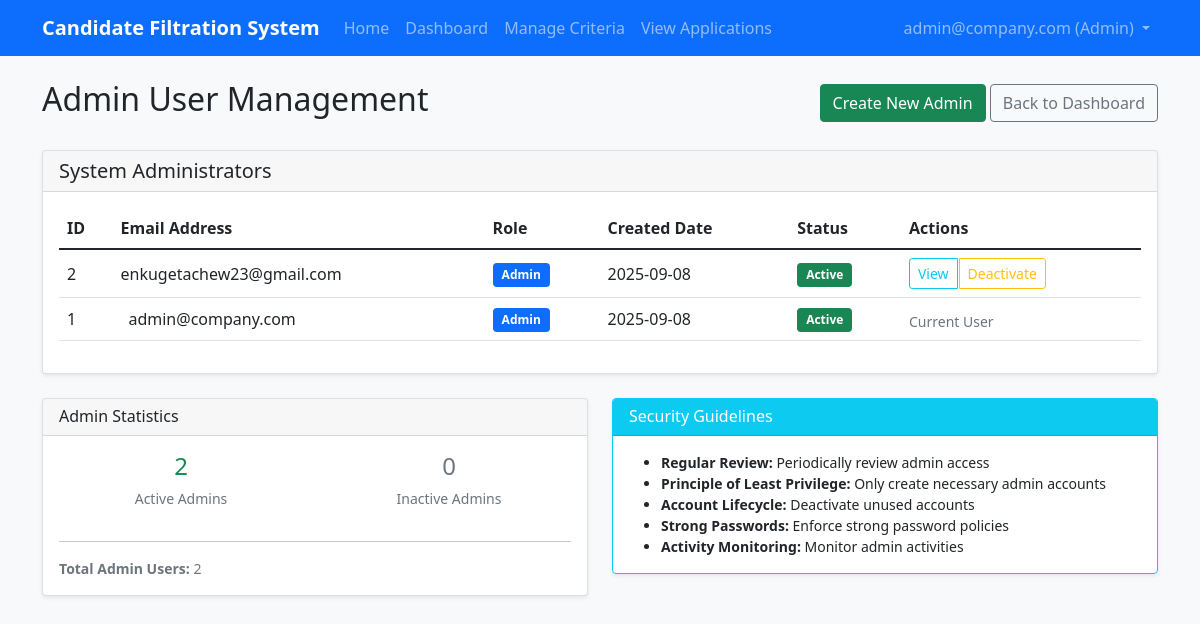
Page /admin/users (signed in) on the committed database.
### tables this page shows
CREATE TABLE users
                 (id INTEGER PRIMARY KEY AUTOINCREMENT,
                  email TEXT UNIQUE NOT NULL,
                  password_hash TEXT NOT NULL,
                  role TEXT NOT NULL CHECK(role IN ('candidate', 'admin')),
                  created_date TIMESTAMP DEFAULT CURRENT_TIMESTAMP,
                  is_active BOOLEAN DEFAULT 1, name TEXT, department TEXT, email_confirmed BOOLEAN DEFAULT 0);

### app.py (the view)
@app.route('/admin/users')
@login_required
@admin_required
def admin_users():
    conn = sqlite3.connect('candidates.db')
    c = conn.cursor()
    c.execute('SELECT id, email, role, created_date, is_active, name, department, email_confirmed FROM users WHERE role = "admin" ORDER BY created_date DESC')
    admin_users = c.fetchall()
    conn.close()
    return render_template('admin_users.html', admin_users=admin_users)

### app.py (called while the page is built)
@login_manager.user_loader
def load_user(user_id):
    return User.get(user_id)

def admin_required(f):
    from functools import wraps
    @wraps(f)
    def decorated_function(*args, **kwargs):
        if not current_user.is_authenticated or current_user.role != 'admin':
            flash('Access denied. Admin privileges required.', 'error')
            return redirect(url_for('login'))
        return f(*args, **kwargs)
    return decorated_function

    @property
    def is_active(self):
        return self._active

    @staticmethod
    def get(user_id):
        conn = sqlite3.connect('candidates.db')
        c = conn.cursor()
        c.execute('SELECT * FROM users WHERE id = ?', (user_id,))
        user_data = c.fetchone()
        conn.close()
        if user_data:
            return User(*user_data)
        return None

### templates/admin_users.html (shortened to what this page needs)
{% extends "base.html" %}
{% block content %}
<div class="row">
    <div class="col-12">
        <div class="d-flex justify-content-between align-items-center mb-4">
            <h2>Admin User Management</h2>
            <div>
                <a href="{{ url_for('create_admin_user') }}" class="btn btn-success">
                     Create New Admin
                </a>
                <a href="{{ url_for('admin_dashboard') }}" class="btn btn-outline-secondary">
                     Back to Dashboard
                </a>
            </div>
        </div>
    </div>
</div>
<div class="row">
    <div class="col-12">
        <div class="card">
            <div class="card-header">
                <h5 class="mb-0">System Administrators</h5>
            </div>
            <div class="card-body">
                {% if admin_users %}
                    <div class="table-responsive">
                        <table class="table table-hover">
                            <thead>
                                <tr>
                                    <th>ID</th>
                                    <th>Email Address</th>
                                    <th>Role</th>
                                    <th>Created Date</th>
                                    <th>Status</th>
                                    <th>Actions</th>
                                </tr>
                            </thead>
                            <tbody>
                                {% for user in admin_users %}
                                <tr>
                                    <td>{{ user[0] }}</td>
                                    <td>
                                        <div class="d-flex align-items-center">
                                            {{ user[1] }}
                                        </div>
                                    </td>
                                    <td>
                                        <span class="badge bg-primary">{{ user[2].title() }}</span>
                                    </td>
                                    <td>{{ user[3][:10] if user[3] else 'Unknown' }}</td>
                                    <td>
                                        {% if user[4] %}
                                            <span class="badge bg-success">Active</span>
                                        {% else %}
                                            <span class="badge bg-secondary">Inactive</span>
                                        {% endif %}
                                    </td>
                                    <td>
                                        <div class="btn-group" role="group">
                                            {% if user[0] == current_user.id %}
                                                <span class="text-muted small">Current User</span>
                                            {% else %}
                                                <button class="btn btn-sm btn-outline-info" data-bs-toggle="modal" data-bs-target="#userModal{{ user[0] }}">
                                                     View
                                                </button>
                                                {% if user[4] %}
                                                    <button class="btn btn-sm btn-outline-warning" onclick="toggleUserStatus({{ user[0] }}, false)">
                                                         Deactivate
                                                    </button>
                                                {% else %}
                                                    <button class="btn btn-sm btn-outline-success" onclick="toggleUserStatus({{ user[0] }}, true)">
                                                        <i class="bi bi-person-check"></i> Activate
                                                    </button>
                                                {% endif %}
                                            {% endif %}
                                        </div>
                                    </td>
                                </tr>
                                {% endfor %}
                            </tbody>
                        </table>
                    </div>
                {% endif %}
            </div>
        </div>
    </div>
</div>
<div class="row mt-4">
    <div class="col-md-6">
        <div class="card">
            <div class="card-header">
                <h6 class="mb-0"> Admin Statistics</h6>
            </div>
            <div class="card-body">
                {% if admin_users %}
                    <div class="row">
                        <div class="col-6 text-center">
                            <h4 class="text-success">{{ admin_users|selectattr('4')|list|length }}</h4>
                            <p class="small text-muted">Active Admins</p>
                        </div>
                        <div class="col-6 text-center">
                            <h4 class="text-secondary">{{ admin_users|rejectattr('4')|list|length }}</h4>
                            <p class="small text-muted">Inactive Admins</p>
                        </div>
                    </div>
                    <hr>
                    <p class="small text-muted mb-0">
                        <strong>Total Admin Users:</strong> {{ admin_users|length }}
                    </p>
                {% else %}
                    <p class="text-muted mb-0">No statistics available.</p>
                {% endif %}
            </div>
        </div>
    </div>
    <div class="col-md-6">
        <div class="card border-info">
            <div class="card-header bg-info text-white">
                <h6 class="mb-0"> Security Guidelines</h6>
            </div>
            <div class="card-body">
                <ul class="small mb-0">
                    <li><strong>Regular Review:</strong> Periodically review admin access</li>
                    <li><strong>Principle of Least Privilege:</strong> Only create necessary admin accounts</li>
                    <li><strong>Account Lifecycle:</strong> Deactivate unused accounts</li>
                    <li><strong>Strong Passwords:</strong> Enforce strong password policies</li>
                    <li><strong>Activity Monitoring:</strong> Monitor admin activities</li>
                </ul>
            </div>
        </div>
    </div>
</div>
{% endblock %}

### templates/base.html (shortened to what this page needs)
<!DOCTYPE html>
<html lang="en">
<head>
    <link href="https://cdn.jsdelivr.net/npm/bootstrap@5.1.3/dist/css/bootstrap.min.css" rel="stylesheet">
    <link rel="stylesheet" href="{{ url_for('static', filename='css/style.css') }}">
</head>
<body>
    <nav class="navbar navbar-expand-lg navbar-dark bg-primary">
        <div class="container">
            <a class="navbar-brand" href="{{ url_for('index') }}">Candidate Filtration System</a>
            <div class="collapse navbar-collapse" id="navbarNav">
                <ul class="navbar-nav me-auto">
                    <li class="nav-item">
                        <a class="nav-link" href="{{ url_for('index') }}">Home</a>
                    </li>
                    {% if current_user.is_authenticated %}
                        {% if current_user.role == 'admin' %}
                            <li class="nav-item">
                                <a class="nav-link" href="{{ url_for('admin_dashboard') }}">Dashboard</a>
                            </li>
                            <li class="nav-item">
                                <a class="nav-link" href="{{ url_for('admin_criteria') }}">Manage Criteria</a>
                            </li>
                            <li class="nav-item">
                                <a class="nav-link" href="{{ url_for('view_candidates') }}">View Applications</a>
                            </li>
                        {% endif %}
                    {% else %}
                        <li class="nav-item">
                            <a class="nav-link" href="{{ url_for('candidate_form') }}">Apply Now</a>
                        </li>
                    {% endif %}
                </ul>
                <ul class="navbar-nav ms-auto">
                    {% if current_user.is_authenticated %}
                        <li class="nav-item dropdown">
                            <a class="nav-link dropdown-toggle" href="#" id="navbarDropdown" role="button" data-bs-toggle="dropdown">
                                {{ current_user.email }} ({{ current_user.role.title() }})
                            </a>
                        </li>
                    {% else %}
                        <li class="nav-item">
                            <a class="nav-link" href="{{ url_for('login') }}">Admin Login</a>
                        </li>
                    {% endif %}
                </ul>
            </div>
        </div>
    </nav>
    <main class="container mt-4">
        {% block content %}{% endblock %}
    </main>
</body>
</html>

### static/css/style.css (style rules this page uses)
body { background-color: #f8f9fa; font-family: 'Segoe UI', Tahoma, Geneva, Verdana, sans-serif; }
.navbar-brand { font-weight: bold; }
.card { box-shadow: 0 0.125rem 0.25rem rgba(0, 0, 0, 0.075); border: 1px solid rgba(0, 0, 0, 0.125); transition: box-shadow 0.15s ease-in-out; }
.btn { transition: all 0.3s ease; }
.table-responsive { border-radius: 0.375rem; }
.badge { font-size: 0.75em; padding: 0.5em 0.75em; }

### templates/admin_users.html (style rules this page uses)
.table td { vertical-align: middle; }
.btn-group .btn { margin-right: 2px; }
.btn-group .btn:last-child { margin-right: 0; }

### rows in the picture
users: email "admin@company.com", role "Admin", id "1", created_date "2025-09-08", is_active "Active", shows "Current User"
users: id "2", email "enkugetachew23@gmail.com", role "Admin", created_date "2025-09-08", is_active "Active"

### other values in the picture
{{ admin_users|selectattr('4')|list|length }} "2"
{{ admin_users|rejectattr('4')|list|length }} "0"
{{ admin_users|length }} "2"
